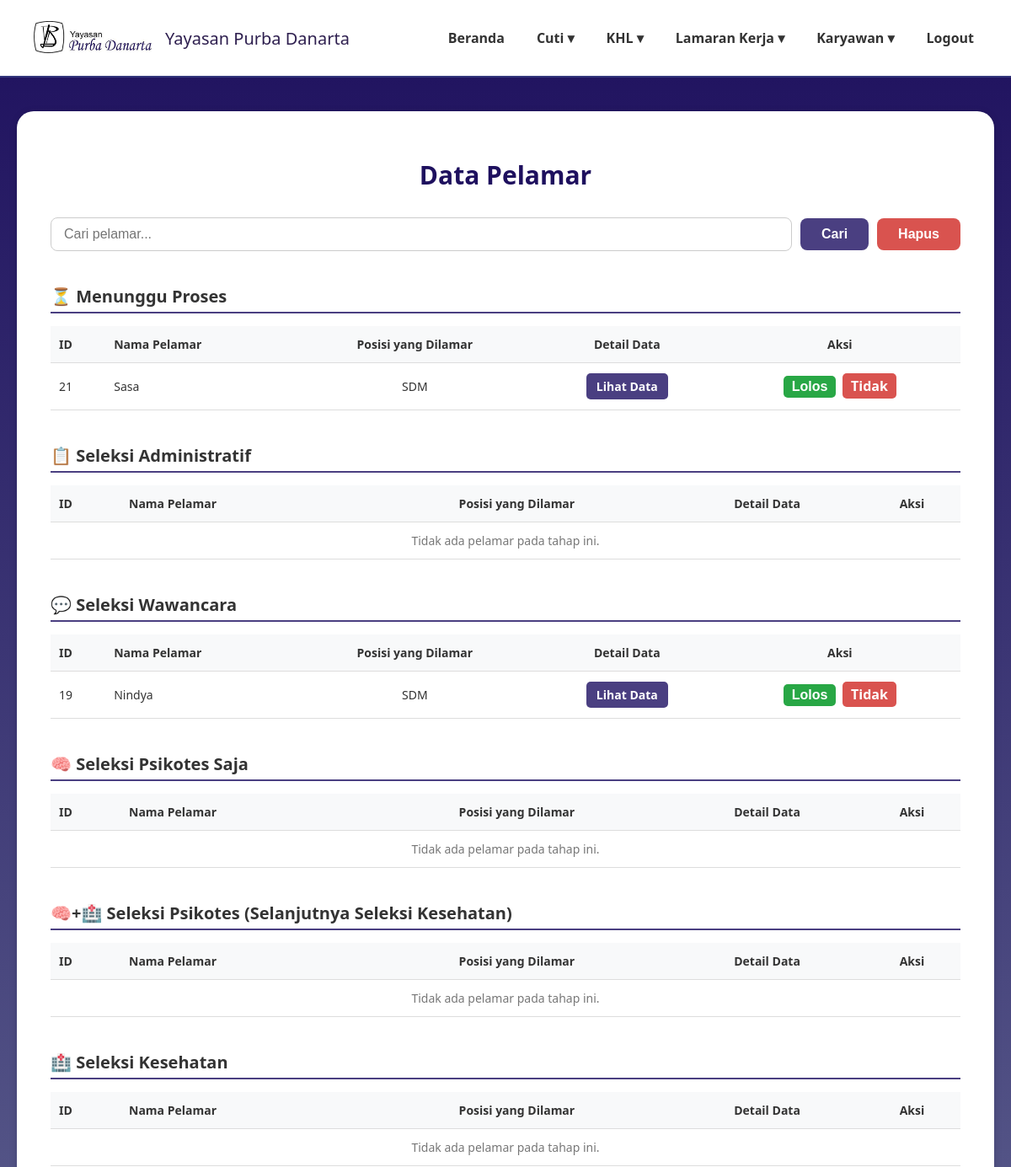
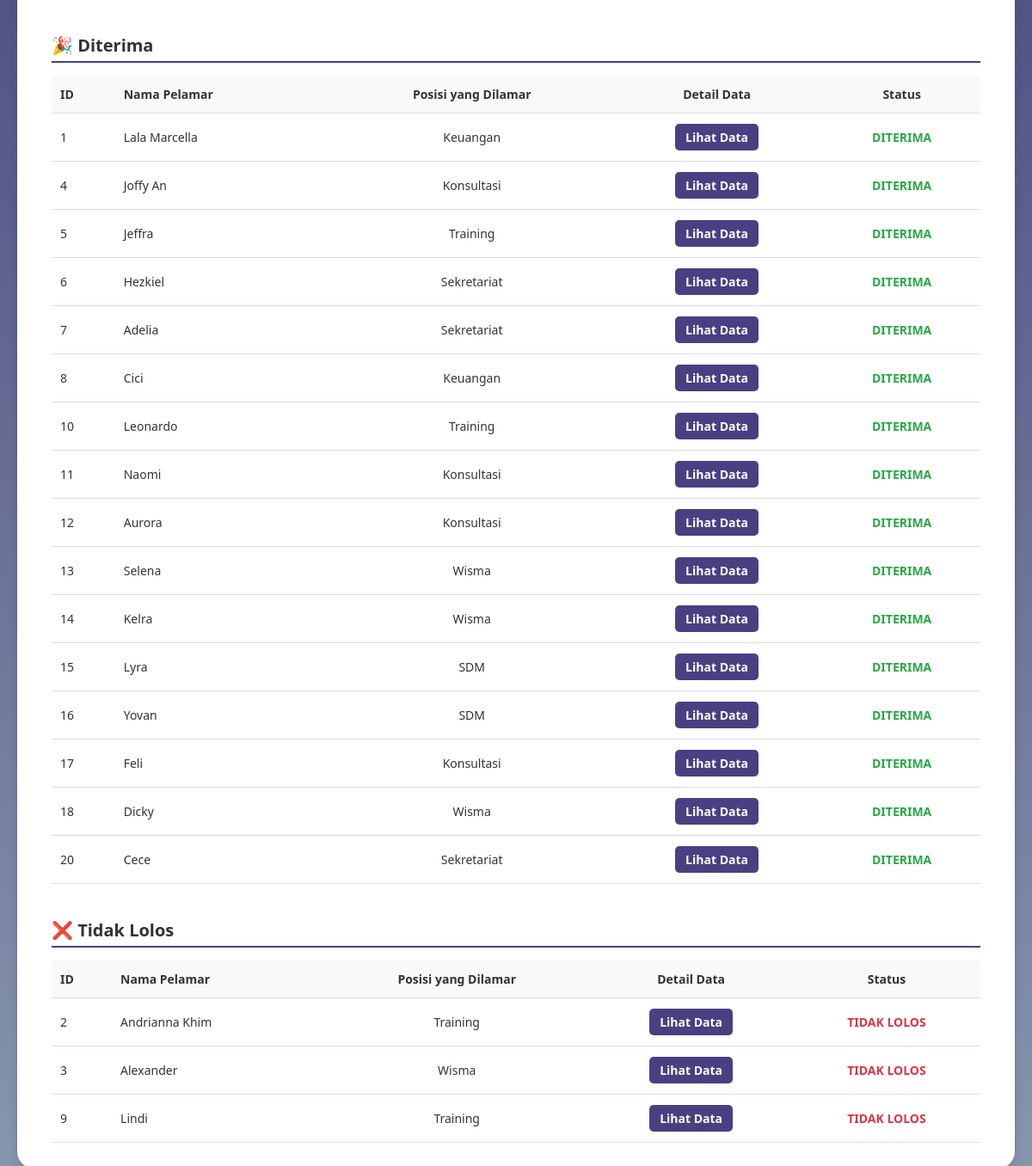
The page /administrasi_pelamar.php on the database its author committed (2 pictures, top to bottom).
### tables this page shows
CREATE TABLE `data_pelamar` (
  `id` int(11) NOT NULL,
  `user_id` int(11) NOT NULL,
  `nama_lengkap` varchar(100) DEFAULT NULL,
  `posisi_dilamar` varchar(100) DEFAULT NULL,
  `jenis_kelamin` varchar(20) DEFAULT NULL,
  `tempat_lahir` varchar(100) DEFAULT NULL,
  `tanggal_lahir` date DEFAULT NULL,
  `nik` varchar(50) DEFAULT NULL,
  `alamat_rumah` text DEFAULT NULL,
  `alamat_domisili` text DEFAULT NULL,
  `no_telp` varchar(20) DEFAULT NULL,
  `email` varchar(100) DEFAULT NULL,
  `agama` varchar(50) DEFAULT NULL,
  `kontak_darurat` varchar(50) DEFAULT NULL,
  `pendidikan_terakhir` varchar(50) DEFAULT NULL,
  `surat_lamaran` varchar(255) DEFAULT NULL,
  `cv` varchar(255) DEFAULT NULL,
  `photo_formal` varchar(255) DEFAULT NULL,
  `ijazah_transkrip` varchar(255) DEFAULT NULL,
  `berkas_pendukung` varchar(255) DEFAULT NULL,
  `ktp` varchar(255) DEFAULT NULL,
  `status` varchar(50) DEFAULT 'Menunggu Proses',
  `status_seleksi` varchar(100) DEFAULT 'Proses seleksi sedang berlangsung',
  `pengumuman` text DEFAULT 'Belum ada pengumuman saat ini.',
  `created_at` timestamp NOT NULL DEFAULT current_timestamp()
);

### administrasi_pelamar.php (the view, shortened to what this page needs)
<?php
require 'config.php';
$search_keyword = '';
function getApplicantsByStatus($conn, $status, $search_keyword = '') {
    if (!empty($search_keyword)) {
        $sql = "SELECT id, nama_lengkap, posisi_dilamar, no_telp, email, status
                FROM data_pelamar
                WHERE status = ? AND (nama_lengkap LIKE ? OR posisi_dilamar LIKE ?)";
        $stmt = $conn->prepare($sql);
        $search_term = "%$search_keyword%";
        $stmt->bind_param("sss", $status, $search_term, $search_term);
    } else {
        $sql = "SELECT id, nama_lengkap, posisi_dilamar, no_telp, email, status
                FROM data_pelamar
                WHERE status = ?";
        $stmt = $conn->prepare($sql);
        $stmt->bind_param("s", $status);
    }
    $stmt->execute();
    return $stmt->get_result();
}
$pelamarMenunggu = getApplicantsByStatus($conn, 'Menunggu Proses', $search_keyword);
$pelamarAdministrasi = getApplicantsByStatus($conn, 'Seleksi Administratif', $search_keyword);
$pelamarWawancara = getApplicantsByStatus($conn, 'Seleksi Wawancara', $search_keyword);
$pelamarPsikotes = getApplicantsByStatus($conn, 'Seleksi Psikotes', $search_keyword);
$pelamarKesehatan = getApplicantsByStatus($conn, 'Seleksi Kesehatan', $search_keyword);
$pelamarPsikotesKesehatan = getApplicantsByStatus($conn, 'Seleksi Psikotes & Kesehatan', $search_keyword);
$pelamarDiterima = getApplicantsByStatus($conn, 'Diterima', $search_keyword);
$pelamarTidakLolos = getApplicantsByStatus($conn, 'Tidak Lolos', $search_keyword);
?>
<!DOCTYPE html>
<html lang="id">
<head>
</head>
<body>
<header>
    <div class="logo">
    <img src="image/namayayasan.png" alt="Logo Yayasan">
    <span>Yayasan Purba Danarta</span>
  </div>
    <nav>
        <ul>
        <li><a href="dashboardadmin.php">Beranda</a></li>
        <li><a href="#">Cuti ▾</a>
        </li>
        <li><a href="#">KHL ▾</a>
        </li>
        <li><a href="#">Lamaran Kerja ▾</a>
        </li>
        <li><a href="#">Karyawan ▾</a>
        </li>
          <ul>
                <li><a href="logout2.php">Logout</a></li>
            </ul>
        </ul>
    </nav>
</header>
<main>
    <div class="card">
        <h2 class="page-title">Data Pelamar</h2>
        <div class="action-bar">
            <form method="GET" action="" style="display: flex; gap: 10px; flex-grow: 1; align-items: center;">
                <input type="search" name="search" placeholder="Cari pelamar..."
                    value="<?= isset($_GET['search']) ? htmlspecialchars($_GET['search']) : '' ?>"
                    style="flex-grow: 1; padding: 10px 15px; border: 1px solid #ccc; border-radius: 8px; font-size: 16px;">
                <button type="submit" class="btn-cari">Cari</button>
            </form>
            <button class="btn-hapus">Hapus</button>
        </div>
        <h3 class="section-title">⏳ Menunggu Proses</h3>
        <table class="data-table">
            <thead>
                <tr>
                    <th class="text-left">ID</th>
                    <th class="text-left">Nama Pelamar</th>
                    <th>Posisi yang Dilamar</th>
                    <th>Detail Data</th>
                    <th>Aksi</th>
                </tr>
            </thead>
            <tbody>
                <?php if ($pelamarMenunggu->num_rows > 0): ?>
                    <?php while($row = $pelamarMenunggu->fetch_assoc()): ?>
                    <tr>
                        <td class="text-left"><?= $row['id'] ?></td>
                        <td class="text-left"><?= htmlspecialchars($row['nama_lengkap']) ?></td>
                        <td><?= htmlspecialchars($row['posisi_dilamar']) ?></td>
                        <td><a href="detail_pelamar.php?id=<?= $row['id'] ?>" class="btn-aksi btn-lihat">Lihat Data</a></td>
                        <td>
                            <button onclick="bukaModal('<?= $row['id'] ?>', '<?= $row['status'] ?>', '<?= htmlspecialchars(addslashes($row['nama_lengkap'])) ?>')" class="btn-aksi btn-lolos">Lolos</button>
                            <a href="?action=tidak&id=<?= $row['id'] ?>&current_status=<?= $row['status'] ?>" class="btn-aksi btn-tidak">Tidak</a>
                        </td>
                    </tr>
                    <?php endwhile; ?>
                <?php else: ?>
                    <tr><td colspan="5" class="no-data">Tidak ada pelamar pada tahap ini.</td></tr>
                <?php endif; ?>
            </tbody>
        </table>
        <h3 class="section-title">📋 Seleksi Administratif</h3>
        <table class="data-table">
            <thead>
                <tr>
                    <th class="text-left">ID</th>
                    <th class="text-left">Nama Pelamar</th>
                    <th>Posisi yang Dilamar</th>
                    <th>Detail Data</th>
                    <th>Aksi</th>
                </tr>
            </thead>
            <tbody>
                <?php if ($pelamarAdministrasi->num_rows > 0): ?>
                    <?php while($row = $pelamarAdministrasi->fetch_assoc()): ?>
                    <tr>
                        <td class="text-left"><?= $row['id'] ?></td>
                        <td class="text-left"><?= htmlspecialchars($row['nama_lengkap']) ?></td>
                        <td><?= htmlspecialchars($row['posisi_dilamar']) ?></td>
                        <td><a href="detail_pelamar.php?id=<?= $row['id'] ?>" class="btn-aksi btn-lihat">Lihat Data</a></td>
                        <td>
                            <button onclick="bukaModal('<?= $row['id'] ?>', '<?= $row['status'] ?>', '<?= htmlspecialchars(addslashes($row['nama_lengkap'])) ?>')" class="btn-aksi btn-lolos">Lolos</button>
                            <a href="?action=tidak&id=<?= $row['id'] ?>&current_status=<?= $row['status'] ?>" class="btn-aksi btn-tidak">Tidak</a>
                        </td>
                    </tr>
                    <?php endwhile; ?>
                <?php else: ?>
                    <tr><td colspan="5" class="no-data">Tidak ada pelamar pada tahap ini.</td></tr>
                <?php endif; ?>
            </tbody>
        </table>
        <h3 class="section-title">💬 Seleksi Wawancara</h3>
        <table class="data-table">
            <thead>
                <tr>
                    <th class="text-left">ID</th>
                    <th class="text-left">Nama Pelamar</th>
                    <th>Posisi yang Dilamar</th>
                    <th>Detail Data</th>
                    <th>Aksi</th>
                </tr>
            </thead>
            <tbody>
                <?php if ($pelamarWawancara->num_rows > 0): ?>
                    <?php while($row = $pelamarWawancara->fetch_assoc()): ?>
                    <tr>
                        <td class="text-left"><?= $row['id'] ?></td>
                        <td class="text-left"><?= htmlspecialchars($row['nama_lengkap']) ?></td>
                        <td><?= htmlspecialchars($row['posisi_dilamar']) ?></td>
                        <td><a href="detail_pelamar.php?id=<?= $row['id'] ?>" class="btn-aksi btn-lihat">Lihat Data</a></td>
                        <td>
                            <button onclick="bukaModal('<?= $row['id'] ?>', '<?= $row['status'] ?>', '<?= htmlspecialchars(addslashes($row['nama_lengkap'])) ?>')" class="btn-aksi btn-lolos">Lolos</button>
                            <a href="?action=tidak&id=<?= $row['id'] ?>&current_status=<?= $row['status'] ?>" class="btn-aksi btn-tidak">Tidak</a>
                        </td>
                    </tr>
                    <?php endwhile; ?>
                <?php else: ?>
                    <tr><td colspan="5" class="no-data">Tidak ada pelamar pada tahap ini.</td></tr>
                <?php endif; ?>
            </tbody>
        </table>
        <h3 class="section-title">🧠 Seleksi Psikotes Saja</h3>
        <table class="data-table">
            <thead>
                <tr>
                    <th class="text-left">ID</th>
                    <th class="text-left">Nama Pelamar</th>
                    <th>Posisi yang Dilamar</th>
                    <th>Detail Data</th>
                    <th>Aksi</th>
                </tr>
            </thead>
            <tbody>
                 <?php if ($pelamarPsikotes->num_rows > 0): ?>
                    <?php while($row = $pelamarPsikotes->fetch_assoc()): ?>
                    <tr>
                        <td class="text-left"><?= $row['id'] ?></td>
                        <td class="text-left"><?= htmlspecialchars($row['nama_lengkap']) ?></td>
                        <td><?= htmlspecialchars($row['posisi_dilamar']) ?></td>
                        <td><a href="detail_pelamar.php?id=<?= $row['id'] ?>" class="btn-aksi btn-lihat">Lihat Data</a></td>
                        <td>
                            <button onclick="bukaModal('<?= $row['id'] ?>', '<?= $row['status'] ?>', '<?= htmlspecialchars(addslashes($row['nama_lengkap'])) ?>')" class="btn-aksi btn-lolos">Lolos</button>
                            <a href="?action=tidak&id=<?= $row['id'] ?>&current_status=<?= $row['status'] ?>" class="btn-aksi btn-tidak">Tidak</a>
                        </td>
                    </tr>
                    <?php endwhile; ?>
                <?php else: ?>
                    <tr><td colspan="5" class="no-data">Tidak ada pelamar pada tahap ini.</td></tr>
                <?php endif; ?>
            </tbody>
        </table>
        <h3 class="section-title">🧠+🏥 Seleksi Psikotes (Selanjutnya Seleksi Kesehatan)</h3>
        <table class="data-table">
            <thead>
                <tr>
                    <th class="text-left">ID</th>
                    <th class="text-left">Nama Pelamar</th>
                    <th>Posisi yang Dilamar</th>
                    <th>Detail Data</th>
                    <th>Aksi</th>
                </tr>
            </thead>
            <tbody>
                <?php if ($pelamarPsikotesKesehatan->num_rows > 0): ?>
                    <?php while($row = $pelamarPsikotesKesehatan->fetch_assoc()): ?>
                    <tr>
                        <td class="text-left"><?= $row['id'] ?></td>
                        <td class="text-left"><?= htmlspecialchars($row['nama_lengkap']) ?></td>
                        <td><?= htmlspecialchars($row['posisi_dilamar']) ?></td>
                        <td><a href="detail_pelamar.php?id=<?= $row['id'] ?>" class="btn-aksi btn-lihat">Lihat Data</a></td>
                        <td>
                             <button onclick="bukaModal('<?= $row['id'] ?>', '<?= $row['status'] ?>', '<?= htmlspecialchars(addslashes($row['nama_lengkap'])) ?>')" class="btn-aksi btn-lolos">Lolos</button>
                            <a href="?action=tidak&id=<?= $row['id'] ?>&current_status=<?= $row['status'] ?>" class="btn-aksi btn-tidak">Tidak</a>
                        </td>
                    </tr>
                    <?php endwhile; ?>
                <?php else: ?>
                    <tr><td colspan="5" class="no-data">Tidak ada pelamar pada tahap ini.</td></tr>
                <?php endif; ?>
            </tbody>
        </table>
        <h3 class="section-title">🏥 Seleksi Kesehatan</h3>
        <table class="data-table">
            <thead>
                <tr>
                    <th class="text-left">ID</th>
                    <th class="text-left">Nama Pelamar</th>
                    <th>Posisi yang Dilamar</th>
                    <th>Detail Data</th>
                    <th>Aksi</th>
                </tr>
            </thead>
            <tbody>
                 <?php if ($pelamarKesehatan->num_rows > 0): ?>
                    <?php while($row = $pelamarKesehatan->fetch_assoc()): ?>
                    <tr>
                        <td class="text-left"><?= $row['id'] ?></td>
                        <td class="text-left"><?= htmlspecialchars($row['nama_lengkap']) ?></td>
                        <td><?= htmlspecialchars($row['posisi_dilamar']) ?></td>
                        <td><a href="detail_pelamar.php?id=<?= $row['id'] ?>" class="btn-aksi btn-lihat">Lihat Data</a></td>
                        <td>
                            <button onclick="bukaModal('<?= $row['id'] ?>', '<?= $row['status'] ?>', '<?= htmlspecialchars(addslashes($row['nama_lengkap'])) ?>')" class="btn-aksi btn-lolos">Lolos</button>
                            <a href="?action=tidak&id=<?= $row['id'] ?>&current_status=<?= $row['status'] ?>" class="btn-aksi btn-tidak">Tidak</a>
                        </td>
                    </tr>
                    <?php endwhile; ?>
                <?php else: ?>
                    <tr><td colspan="5" class="no-data">Tidak ada pelamar pada tahap ini.</td></tr>
                <?php endif; ?>
            </tbody>
        </table>
        <h3 class="section-title">🎉 Diterima</h3>
        <table class="data-table">
            <thead>
                <tr>
                    <th class="text-left">ID</th>
                    <th class="text-left">Nama Pelamar</th>
                    <th>Posisi yang Dilamar</th>
                    <th>Detail Data</th>
                    <th>Status</th>
                </tr>
            </thead>
            <tbody>
                 <?php if ($pelamarDiterima->num_rows > 0): ?>
                    <?php while($row = $pelamarDiterima->fetch_assoc()): ?>
                    <tr>
                        <td class="text-left"><?= $row['id'] ?></td>
                        <td class="text-left"><?= htmlspecialchars($row['nama_lengkap']) ?></td>
                        <td><?= htmlspecialchars($row['posisi_dilamar']) ?></td>
                        <td><a href="detail_pelamar.php?id=<?= $row['id'] ?>" class="btn-aksi btn-lihat">Lihat Data</a></td>
                        <td><span style="color: #28a745; font-weight: bold;">DITERIMA</span></td>
                    </tr>
                    <?php endwhile; ?>
                <?php else: ?>
                    <tr><td colspan="5" class="no-data">Tidak ada pelamar yang diterima.</td></tr>
                <?php endif; ?>
            </tbody>
        </table>
        <h3 class="section-title">❌ Tidak Lolos</h3>
        <table class="data-table">
            <thead>
                <tr>
                    <th class="text-left">ID</th>
                    <th class="text-left">Nama Pelamar</th>
                    <th>Posisi yang Dilamar</th>
                    <th>Detail Data</th>
                    <th>Status</th>
                </tr>
            </thead>
            <tbody>
                 <?php if ($pelamarTidakLolos->num_rows > 0): ?>
                    <?php while($row = $pelamarTidakLolos->fetch_assoc()): ?>
                    <tr>
                        <td class="text-left"><?= $row['id'] ?></td>
                        <td class="text-left"><?= htmlspecialchars($row['nama_lengkap']) ?></td>
                        <td><?= htmlspecialchars($row['posisi_dilamar']) ?></td>
                        <td><a href="detail_pelamar.php?id=<?= $row['id'] ?>" class="btn-aksi btn-lihat">Lihat Data</a></td>
                        <td><span style="color: #dc3545; font-weight: bold;">TIDAK LOLOS</span></td>
                    </tr>
                    <?php endwhile; ?>
                <?php else: ?>
                    <tr><td colspan="5" class="no-data">Tidak ada pelamar yang tidak lolos.</td></tr>
                <?php endif; ?>
            </tbody>
        </table>
    </div>
</main>
</body>
</html>

### rows shown on the page
data_pelamar: id "21", nama_lengkap "Sasa", posisi_dilamar "SDM"
data_pelamar: id "19", nama_lengkap "Nindya", posisi_dilamar "SDM"
data_pelamar: id "1", nama_lengkap "Lala Marcella", posisi_dilamar "Keuangan"
data_pelamar: id "4", nama_lengkap "Joffy An", posisi_dilamar "Konsultasi"
data_pelamar: id "5", nama_lengkap "Jeffra", posisi_dilamar "Training"
data_pelamar: id "6", nama_lengkap "Hezkiel", posisi_dilamar "Sekretariat"
data_pelamar: id "7", nama_lengkap "Adelia", posisi_dilamar "Sekretariat"
data_pelamar: id "8", nama_lengkap "Cici", posisi_dilamar "Keuangan"
data_pelamar: id "10", nama_lengkap "Leonardo", posisi_dilamar "Training"
data_pelamar: id "11", nama_lengkap "Naomi", posisi_dilamar "Konsultasi"
data_pelamar: id "12", nama_lengkap "Aurora", posisi_dilamar "Konsultasi"
data_pelamar: id "13", nama_lengkap "Selena", posisi_dilamar "Wisma"
data_pelamar: id "14", nama_lengkap "Kelra", posisi_dilamar "Wisma"
data_pelamar: id "15", nama_lengkap "Lyra", posisi_dilamar "SDM"
data_pelamar: id "16", nama_lengkap "Yovan", posisi_dilamar "SDM"
data_pelamar: id "17", nama_lengkap "Feli", posisi_dilamar "Konsultasi"
data_pelamar: id "18", nama_lengkap "Dicky", posisi_dilamar "Wisma"
data_pelamar: id "20", nama_lengkap "Cece", posisi_dilamar "Sekretariat"
data_pelamar: id "2", nama_lengkap "Andrianna Khim", posisi_dilamar "Training"
data_pelamar: id "3", nama_lengkap "Alexander", posisi_dilamar "Wisma"
data_pelamar: id "9", nama_lengkap "Lindi", posisi_dilamar "Training"
